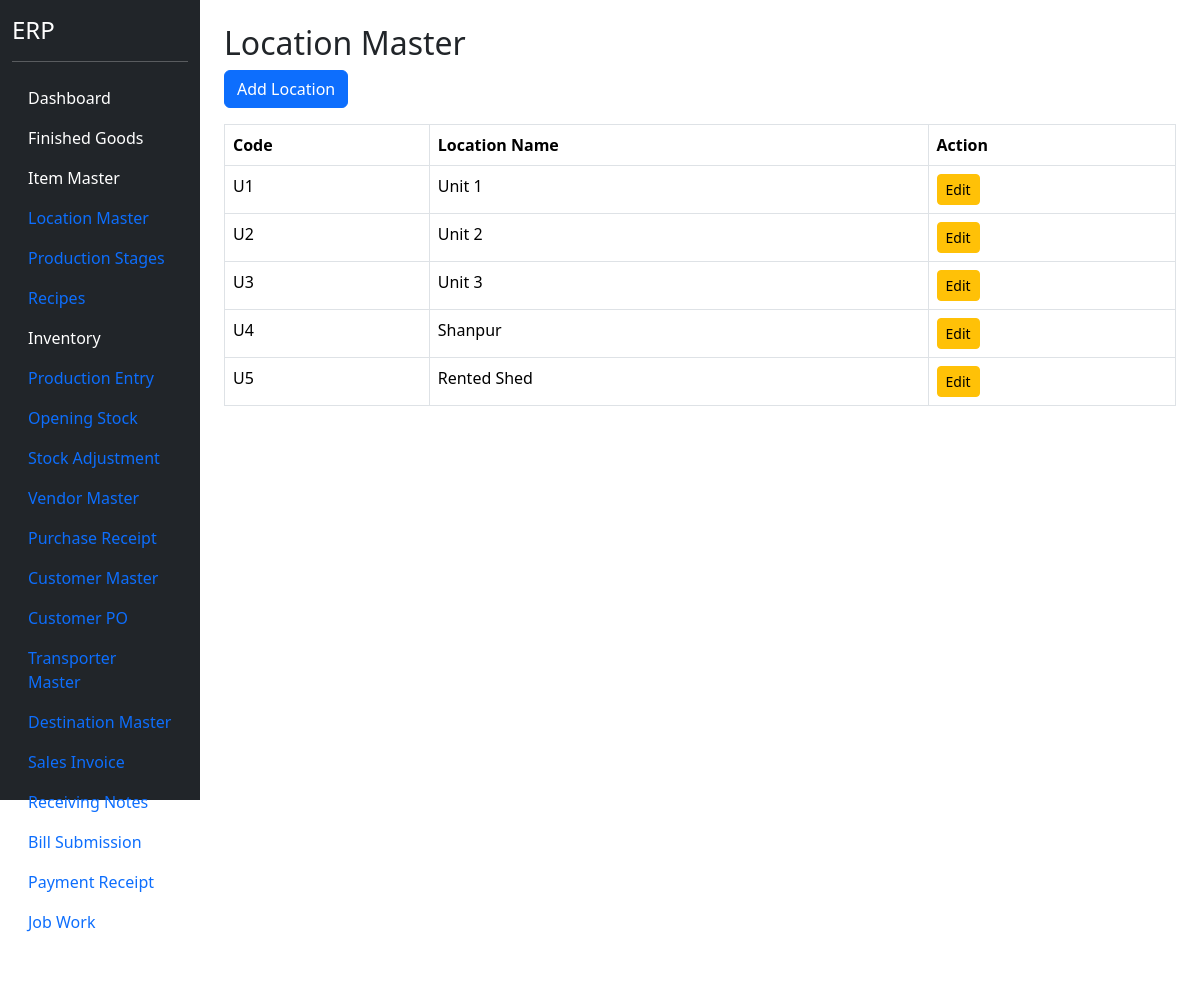
The page /locations (signed in) on the database its author committed.
### models.py (models this page shows)
class LocationMaster(db.Model):
    __tablename__ = "location_master"
    id = db.Column(
        db.Integer,
        primary_key=True
    )
    location_code = db.Column(
        db.String(20),
        unique=True,
        nullable=False
    )
    location_name = db.Column(
        db.String(100),
        nullable=False
    )
    active = db.Column(
        db.Boolean,
        default=True
    )

### blueprints/masters/routes.py (the view)
@masters_bp.route("/locations")
@login_required
def locations():
    location_list = LocationMaster.query.order_by(
        LocationMaster.location_code
    ).all()
    return render_template(
        "locations.html",
        location_list=location_list
    )

### app.py (called while the page is built)
@login_manager.user_loader
def load_user(user_id):
    return User.query.get(int(user_id))

### templates/locations.html
{% extends "base.html" %}
{% block content %}
<div class="container mt-4">
<h2>Location Master</h2>
<a href="/locations/add"
   class="btn btn-primary mb-3">
    Add Location
</a>
<table class="table table-bordered">
    <thead>
        <tr>
            <th>Code</th>
            <th>Location Name</th>
            <th>Action</th>
        </tr>
    </thead>
    <tbody>
        {% for location in location_list %}
        <tr>
            <td>{{ location.location_code }}</td>
            <td>{{ location.location_name }}</td>
            <td>
                <a href="/locations/edit/{{ location.id }}"
                   class="btn btn-warning btn-sm">
                    Edit
                </a>
            </td>
        </tr>
        {% endfor %}
    </tbody>
</table>
</div>
{% endblock %}

### rows shown on the page
LocationMaster: location_code "U1", location_name "Unit 1"
LocationMaster: location_code "U2", location_name "Unit 2"
LocationMaster: location_code "U3", location_name "Unit 3"
LocationMaster: location_code "U4", location_name "Shanpur"
LocationMaster: location_code "U5", location_name "Rented Shed"
